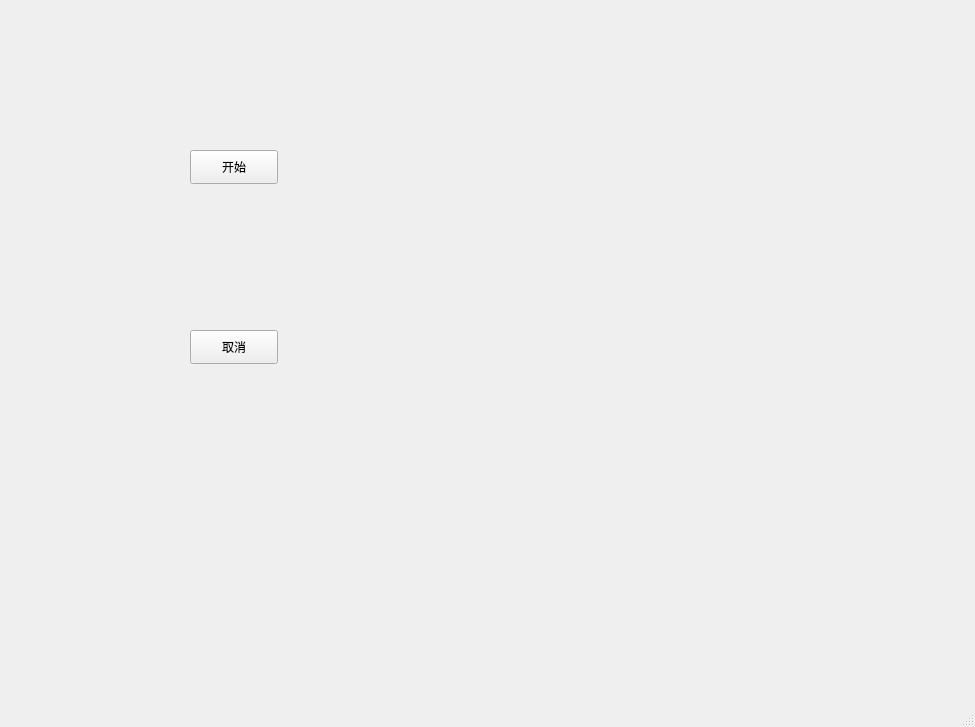
<?xml version="1.0" encoding="UTF-8"?>
<ui version="4.0">
 <class>MainWindow</class>
 <widget class="QMainWindow" name="MainWindow">
  <property name="geometry">
   <rect>
    <x>0</x>
    <y>0</y>
    <width>975</width>
    <height>727</height>
   </rect>
  </property>
  <property name="windowTitle">
   <string>MainWindow</string>
  </property>
  <widget class="QWidget" name="centralwidget">
   <widget class="QPushButton" name="startButton">
    <property name="geometry">
     <rect>
      <x>190</x>
      <y>150</y>
      <width>88</width>
      <height>34</height>
     </rect>
    </property>
    <property name="text">
     <string>开始</string>
    </property>
   </widget>
   <widget class="QPushButton" name="cancalButton">
    <property name="geometry">
     <rect>
      <x>190</x>
      <y>330</y>
      <width>88</width>
      <height>34</height>
     </rect>
    </property>
    <property name="text">
     <string>取消</string>
    </property>
   </widget>
   <widget class="QWidget" name="plot_widget" native="true">
    <property name="geometry">
     <rect>
      <x>450</x>
      <y>130</y>
      <width>351</width>
      <height>241</height>
     </rect>
    </property>
   </widget>
  </widget>
  <widget class="QMenuBar" name="menubar">
   <property name="geometry">
    <rect>
     <x>0</x>
     <y>0</y>
     <width>975</width>
     <height>31</height>
    </rect>
   </property>
  </widget>
  <widget class="QStatusBar" name="statusbar"/>
 </widget>
 <resources/>
 <connections/>
</ui>
